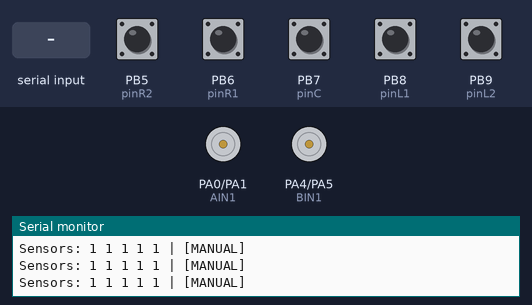
Recording of a sketch running on a simulated STM32 Blue Pill. Shown: motor-driver pin pairs drawn as motors (green arrow = first pin HIGH = forward, orange = second pin HIGH = backward, longer = more drive), the last lines printed to the serial monitor. The test bench sets the inputs (shaded band); at power-on: PB5 (pinR2), PB6 (pinR1), PB7 (pinC), PB8 (pinL1), PB9 (pinL2) HIGH.

Above: at 1.2 s.
1.3 s: "D\n" received over Serial
2.9 s: "auto\n" received over the second serial link
5.9 s: PB5 (pinR2) pulled LOW for 1 s
At 8.1 s:
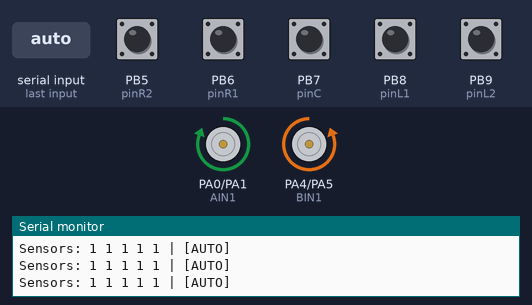
8.4 s: PB7 (pinC) pulled LOW for 0.15 s
At 8.47 s:
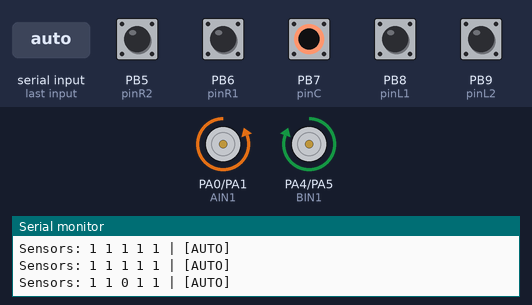
10.0 s: PB8 (pinL1) pulled LOW for 0.15 s
At 10.07 s:
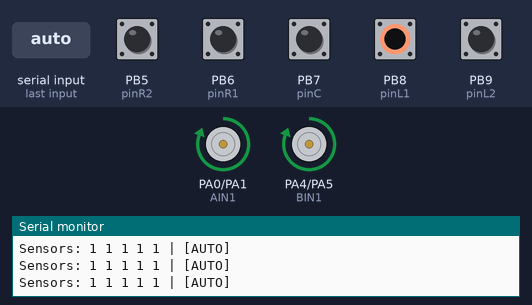
11.6 s: "manual\n" received over the second serial link
At 13.0 s:
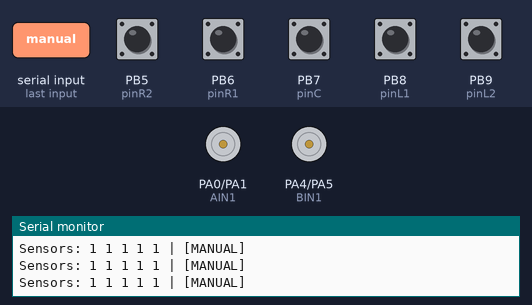
Timing chart, 0 to 14.1 s (numbered marks = the images above; inputs shaded):
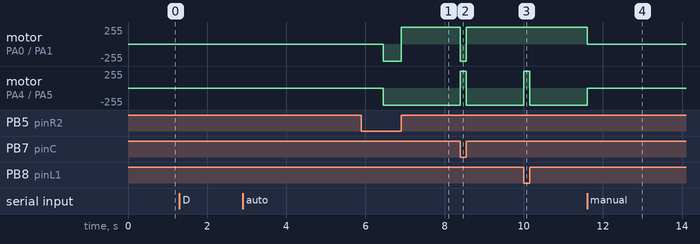

Measured:
- after the input at 2.9 s, every drawn part: stays the same
- after the input at 5.9 s, motor on PA0 (AIN1) / PA1 (AIN2): stopped → backward 255/255 after 0.55 s, → forward 255/255 0.45 s later
- after the input at 8.4 s, motor on PA0 (AIN1) / PA1 (AIN2): forward 255/255 → backward 255/255 at once, → forward 255/255 0.15 s later; motor on PA4 (BIN1) / PA5 (BIN2): backward 255/255 → forward 255/255 at once, → backward 255/255 0.15 s later
- after the input at 10.0 s, motor on PA4 (BIN1) / PA5 (BIN2): backward 255/255 → forward 255/255 at once, → backward 255/255 0.15 s later
- after the input at 11.6 s, motor on PA0 (AIN1) / PA1 (AIN2): forward 255/255 → stopped at once; motor on PA4 (BIN1) / PA5 (BIN2): backward 255/255 → stopped at once

The sketch:

fullcode_robot.ino
```cpp
// ======================================================
// STM32 Robot: Final Version (With Active Brake & Finish Line)
// พินมอเตอร์: ซ้าย PA0, PA1 | ขวา PA4, PA5
// ======================================================

const int pinL2 = PB9;  // กำหนดขา PB9 เป็นเซนเซอร์ตัวซ้ายสุด (L2)
const int pinL1 = PB8;  // กำหนดขา PB8 เป็นเซนเซอร์ตัวซ้ายกลาง (L1)
const int pinC  = PB7;  // กำหนดขา PB7 เป็นเซนเซอร์ตัวกลาง (C)
const int pinR1 = PB6;  // กำหนดขา PB6 เป็นเซนเซอร์ตัวขวากลาง (R1)
const int pinR2 = PB5;  // กำหนดขา PB5 เป็นเซนเซอร์ตัวขวาสุด (R2)

#define AIN1 PA0  // กำหนดนิยาม AIN1 ใช้ขา PA0 (ควบคุมทิศทางมอเตอร์ซ้าย)
#define AIN2 PA1  // กำหนดนิยาม AIN2 ใช้ขา PA1 (ควบคุมทิศทางมอเตอร์ซ้าย)
#define BIN1 PA4  // กำหนดนิยาม BIN1 ใช้ขา PA4 (ควบคุมทิศทางมอเตอร์ขวา)
#define BIN2 PA5  // กำหนดนิยาม BIN2 ใช้ขา PA5 (ควบคุมทิศทางมอเตอร์ขวา)

bool isAutoMode = false;  // สร้างตัวแปรเก็บสถานะโหมด (true = อัตโนมัติ, false = บังคับมือ)
int sensorValues[5];      // อาร์เรย์เก็บค่าที่อ่านได้จากเซนเซอร์ทั้ง 5 ตัว

void setup() {
  Serial.begin(115200);   // เริ่มการสื่อสาร Serial (USB) ที่ความเร็ว 115200 bps
  Serial2.begin(115200);  // เริ่มการสื่อสาร Serial2 (Bluetooth) ที่ความเร็ว 115200 bps

  pinMode(AIN1, OUTPUT); pinMode(AIN2, OUTPUT);  // ตั้งค่าขาควบคุมมอเตอร์ซ้ายเป็นขาออก (OUTPUT)
  pinMode(BIN1, OUTPUT); pinMode(BIN2, OUTPUT);  // ตั้งค่าขาควบคุมมอเตอร์ขวาเป็นขาออก (OUTPUT)

  pinMode(pinL2, INPUT_PULLUP);  // ตั้งค่าขาเซนเซอร์ L2 เป็น INPUT แบบดึงแรงดันขึ้น (PULLUP)
  pinMode(pinL1, INPUT_PULLUP);  // ตั้งค่าขาเซนเซอร์ L1 เป็น INPUT แบบดึงแรงดันขึ้น (PULLUP)
  pinMode(pinC,  INPUT_PULLUP);  // ตั้งค่าขาเซนเซอร์ C  เป็น INPUT แบบดึงแรงดันขึ้น (PULLUP)
  pinMode(pinR1, INPUT_PULLUP);  // ตั้งค่าขาเซนเซอร์ R1 เป็น INPUT แบบดึงแรงดันขึ้น (PULLUP)
  pinMode(pinR2, INPUT_PULLUP);  // ตั้งค่าขาเซนเซอร์ R2 เป็น INPUT แบบดึงแรงดันขึ้น (PULLUP)

  stopMotor();  // สั่งให้มอเตอร์หยุดทำงานก่อนเริ่มต้น
  Serial.println(">>> System Ready: Finish Line Detection Enabled <<<");  // พิมพ์ข้อความแจ้งเตือนว่าระบบพร้อมทำงาน
}

void loop() {
  readSensors();  // เรียกใช้ฟังก์ชันอ่านค่าเซนเซอร์ทั้ง 5 ตัว

  // --- 1. เพิ่มส่วนนี้: รับคำสั่งจาก Python (QR Scan ผ่านสาย USB) ---
  if (Serial.available() > 0) {       // ตรวจสอบว่ามีข้อมูลส่งมาจาก Serial (USB) หรือไม่
    char qrCommand = Serial.read();   // อ่านตัวอักษร 1 ตัวที่ส่งมาจาก Python

    if (qrCommand == 'D') {           // ถ้าตัวอักษรที่อ่านได้คือ 'D' (สแกนเจอ DOG)
      Serial.println(">>>> QR DETECTED: DOG! STOPPING 5 SEC <<<<");  // พิมพ์ข้อความแจ้งว่าเจอ QR DOG
      brakeMotor();                   // เรียกใช้ฟังก์ชันเบรกมอเตอร์ทันที
      delay(5000);                    // หยุดรอทำงาน 5,000 มิลลิวินาที (5 วินาที)
      // หลังจาก 5 วินาที รถจะกลับไปวิ่งตามเส้นเองอัตโนมัติใน loop ถัดไป
    }
  }

  // --- 2. ส่วนรับคำสั่งจาก Bluetooth (Serial2) เดิมของคุณ ---
  if (Serial2.available() > 0) {                        // ตรวจสอบว่ามีข้อมูลส่งมาจาก Serial2 (Bluetooth) หรือไม่
    String command = Serial2.readStringUntil('\n');     // อ่านข้อความทั้งหมดจนกระทั่งเจอการขึ้นบรรทัดใหม่
    command.trim();                                     // ตัดช่องว่างหน้าและหลังข้อความออก
    command.toLowerCase();                              // แปลงข้อความทั้งหมดเป็นตัวพิมพ์เล็ก

    if (command.indexOf("auto") >= 0) {                // ถ้าในข้อความมีคำว่า "auto"
      isAutoMode = true;                                // เปลี่ยนเป็นโหมดอัตโนมัติ
      stopMotor();                                      // หยุดมอเตอร์ชั่วคราวเพื่อความปลอดภัย
      Serial.println(">>>> MODE: AUTO <<<<");          // พิมพ์แจ้งว่าเข้าสู่โหมด AUTO
    }
    else if (command.indexOf("manual") >= 0) {          // ถ้าในข้อความมีคำว่า "manual"
      isAutoMode = false;                               // เปลี่ยนเป็นโหมดบังคับมือ
      stopMotor();                                      // หยุดมอเตอร์ชั่วคราว
      Serial.println(">>>> MODE: MANUAL <<<<");        // พิมพ์แจ้งว่าเข้าสู่โหมด MANUAL
    }

    if (!isAutoMode) {                                  // ถ้าอยู่ในโหมด MANUAL (ไม่ใช่ AUTO)
      if      (command.indexOf("forward") >= 0)  moveForward();   // ถ้าคำสั่งคือ "forward" ให้เดินหน้า
      else if (command.indexOf("backward") >= 0) moveBackward();  // ถ้าคำสั่งคือ "backward" ให้ถอยหลัง
      else if (command.indexOf("left") >= 0)     turnLeft();      // ถ้าคำสั่งคือ "left" ให้เลี้ยวซ้าย
      else if (command.indexOf("right") >= 0)    turnRight();     // ถ้าคำสั่งคือ "right" ให้เลี้ยวขวา
      else if (command.indexOf("stop") >= 0)     stopMotor();     // ถ้าคำสั่งคือ "stop" ให้หยุดมอเตอร์
    }
  }

  // --- 3. ส่วนวิ่งอัตโนมัติเดิมของคุณ ---
  if (isAutoMode) {        // ถ้าเปิดใช้งานโหมดอัตโนมัติอยู่
    runLineFollower();     // เรียกใช้ฟังก์ชันคำนวณการเดินตามเส้น
  }

  static uint32_t lastDebug = 0;             // ตัวแปรเก็บเวลาครั้งล่าสุดที่พิมพ์ข้อมูล Debug
  if (millis() - lastDebug > 200) {          // ตรวจสอบว่าผ่านไปครบ 200 มิลลิวินาทีหรือยัง
    printSensorDebug();                      // เรียกใช้ฟังก์ชันพิมพ์ค่าเซนเซอร์ออก Serial
    lastDebug = millis();                    // อัปเดตเวลาล่าสุด
  }
}

void readSensors() {
  sensorValues[0] = digitalRead(pinL2);  // อ่านค่าจากเซนเซอร์ L2 เก็บลงอาร์เรย์ตำแหน่งที่ 0
  sensorValues[1] = digitalRead(pinL1);  // อ่านค่าจากเซนเซอร์ L1 เก็บลงอาร์เรย์ตำแหน่งที่ 1
  sensorValues[2] = digitalRead(pinC);   // อ่านค่าจากเซนเซอร์ C  เก็บลงอาร์เรย์ตำแหน่งที่ 2
  sensorValues[3] = digitalRead(pinR1);  // อ่านค่าจากเซนเซอร์ R1 เก็บลงอาร์เรย์ตำแหน่งที่ 3
  sensorValues[4] = digitalRead(pinR2);  // อ่านค่าจากเซนเซอร์ R2 เก็บลงอาร์เรย์ตำแหน่งที่ 4
}

void runLineFollower() {
  int L2 = sensorValues[0];  // ดึงค่าเซนเซอร์ L2 จากอาร์เรย์มาใส่ตัวแปร
  int L1 = sensorValues[1];  // ดึงค่าเซนเซอร์ L1 จากอาร์เรย์มาใส่ตัวแปร
  int C  = sensorValues[2];  // ดึงค่าเซนเซอร์ C  จากอาร์เรย์มาใส่ตัวแปร
  int R1 = sensorValues[3];  // ดึงค่าเซนเซอร์ R1 จากอาร์เรย์มาใส่ตัวแปร
  int R2 = sensorValues[4];  // ดึงค่าเซนเซอร์ R2 จากอาร์เรย์มาใส่ตัวแปร

  // --- 1. เช็คเส้นชัย (ดำ 4 ดวงขึ้นไป) ---
  int blackCount = (L2==0) + (L1==0) + (C==0) + (R1==0) + (R2==0);  // นับจำนวนเซนเซอร์ที่ตรวจเจอสีดำ (ค่าเป็น 0)
  if (blackCount >= 4) {   // ถ้าเจอสีดำตั้งแต่ 4 ตัวขึ้นไป (เข้าเส้นชัย)
    brakeMotor();          // เรียกใช้ฟังก์ชันเบรกมอเตอร์ทันที
    isAutoMode = false;    // ปิดโหมดอัตโนมัติ
    Serial.println(">>>> FINISH LINE! STOPPING... <<<<");  // พิมพ์แจ้งว่าเจอเส้นชัยแล้ว
    return;                // ออกจากฟังก์ชันทันที
  }

  // --- 2. กรณีหลุดเส้น (ขาวหมด) ---
  if (L2 == 1 && L1 == 1 && C == 1 && R1 == 1 && R2 == 1) {  // ถ้าเซนเซอร์ทุกตัวเจอสีขาวทั้งหมด (หลุดเส้น)
    moveBackward();  // ให้ถอยหลังกลับไปหาเส้น
    return;          // ออกจากฟังก์ชัน
  }

  // --- 3. การตัดสินใจทิศทางปกติ ---
  if (C == 0) {        // ถ้าเซนเซอร์ตรงกลางเจอสีดำ
    moveForward();     // ให้เดินหน้า
  }
  else if (L1 == 0 || L2 == 0) {  // ถ้าเซนเซอร์ทางซ้ายตัวใดตัวหนึ่งเจอสีดำ
    turnLeft();        // ให้เลี้ยวซ้าย
  }
  else if (R1 == 0 || R2 == 0) {  // ถ้าเซนเซอร์ทางขวาตัวใดตัวหนึ่งเจอสีดำ
    turnRight();       // ให้เลี้ยวขวา
  }
}

// --- ฟังก์ชันมอเตอร์ ---

void moveForward() {
  digitalWrite(AIN1, LOW);  digitalWrite(AIN2, HIGH);  // สั่งมอเตอร์ซ้ายหมุนไปข้างหน้า
  digitalWrite(BIN1, HIGH); digitalWrite(BIN2, LOW);   // สั่งมอเตอร์ขวาหมุนไปข้างหน้า
}

void moveBackward() {
  digitalWrite(AIN1, HIGH); digitalWrite(AIN2, LOW);   // สั่งมอเตอร์ซ้ายหมุนถอยหลัง
  digitalWrite(BIN1, LOW);  digitalWrite(BIN2, HIGH);  // สั่งมอเตอร์ขวาหมุนถอยหลัง
}

void turnLeft() {
  digitalWrite(AIN1, HIGH); digitalWrite(AIN2, LOW);   // สั่งมอเตอร์ซ้ายหมุนถอยหลัง
  digitalWrite(BIN1, HIGH); digitalWrite(BIN2, LOW);   // สั่งมอเตอร์ขวาหมุนไปข้างหน้า (หมุนกลับทิศทางกันเพื่อเลี้ยวซ้าย)
}

void turnRight() {
  digitalWrite(AIN1, LOW);  digitalWrite(AIN2, HIGH);  // สั่งมอเตอร์ซ้ายหมุนไปข้างหน้า
  digitalWrite(BIN1, LOW);  digitalWrite(BIN2, HIGH);  // สั่งมอเตอร์ขวาหมุนถอยหลัง (หมุนกลับทิศทางกันเพื่อเลี้ยวขวา)
}

void stopMotor() {
  digitalWrite(AIN1, LOW);  digitalWrite(AIN2, LOW);   // ตัดไฟมอเตอร์ซ้าย (ปล่อยไหล stop)
  digitalWrite(BIN1, LOW);  digitalWrite(BIN2, LOW);   // ตัดไฟมอเตอร์ขวา (ปล่อยไหล stop)
}

void brakeMotor() {
  // Active Braking: ล็อคมอเตอร์ด้วยการส่ง HIGH ทั้งคู่
  digitalWrite(AIN1, HIGH); digitalWrite(AIN2, HIGH);  // ช็อตขั้วมอเตอร์ซ้ายเพื่อเบรกแบบแอคทีฟ (หยุดทันที)
  digitalWrite(BIN1, HIGH); digitalWrite(BIN2, HIGH);  // ช็อตขั้วมอเตอร์ขวาเพื่อเบรกแบบแอคทีฟ (หยุดทันที)
  delay(150); // เบรกค้างไว้ 150 มิลลิวินาที
  stopMotor(); // คืนค่าเป็นตัดไฟปกติเพื่อไม่ให้มอเตอร์และไดรฟ์ร้อนเกินไป
}

void printSensorDebug() {
  Serial.print("Sensors: ");  // พิมพ์ข้อความนำหน้า "Sensors: "
  for(int i=0; i<5; i++) { Serial.print(sensorValues[i]); Serial.print(" "); }  // วนลูปพิมพ์ค่าเซนเซอร์ทั้ง 5 ตัวทีละตัว
  Serial.println(isAutoMode ? "| [AUTO]" : "| [MANUAL]");  // พิมพ์แสดงโหมดปัจจุบันว่าอยู่ AUTO หรือ MANUAL
}
```
